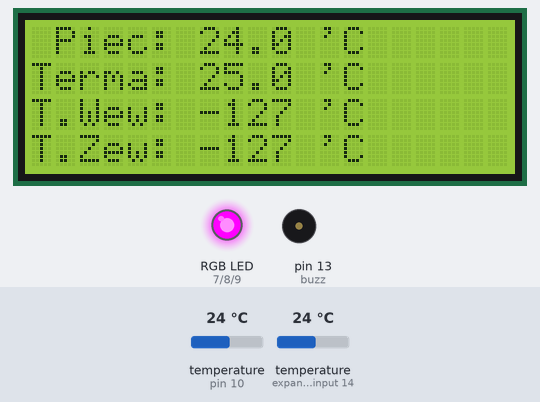
A sketch run on a simulated Arduino Uno, built with avr-gcc and run on an emulated ATmega328P. Parts: 20×4 character LCD, an RGB LED mixed from three pins (HIGH = lit), buzzer (waves = sounding, pin HIGH). The inputs (shaded band) are chosen by the test bench; at power-on: temperature (sensors on pin 10, expander input 14) 24 °C. What the sketch prints to the serial monitor is not drawn.

Above: at 10.3 s.
10.4 s: temperature (sensor on pin 10) set to 12 °C
At 13.4 s:
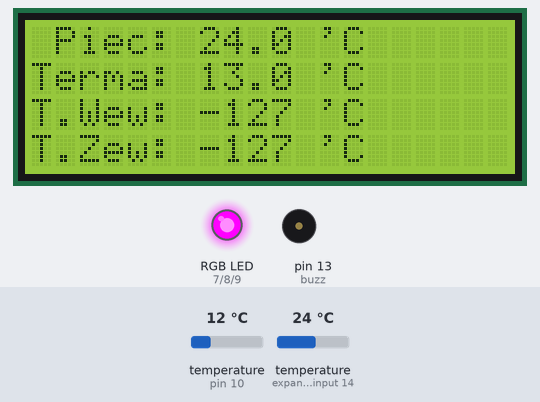
14.1 s: temperature (sensor on expander input 14) set to 19 °C
At 16.4 s:
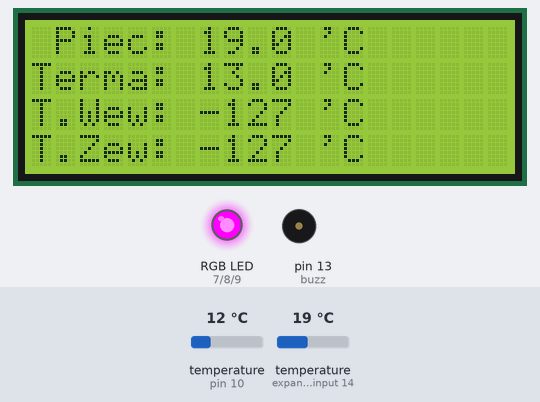
17.4 s: temperature (sensor on pin 10) set to 28 °C
At 19.6 s:
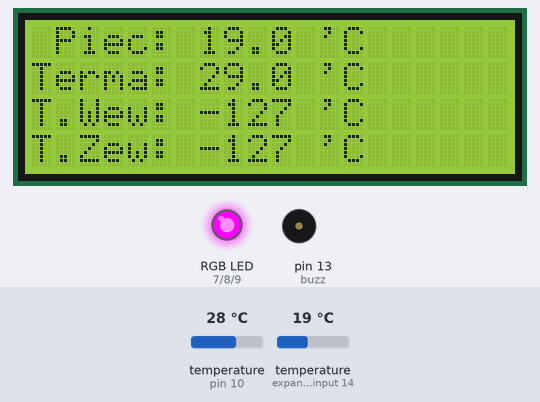
20.6 s: temperature (sensor on expander input 14) set to 33 °C
At 23.6 s:
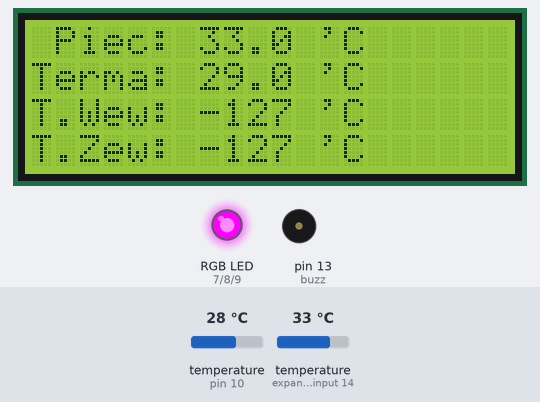
23.9 s: temperature (sensor on pin 10) set to 41 °C
At 26.8 s:
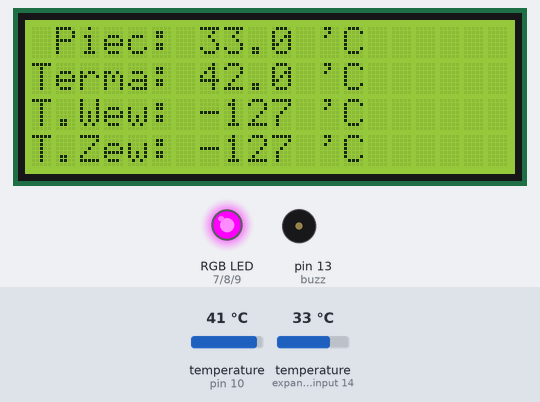
27.1 s: temperature (sensor on expander input 14) set to 2 °C
At 30.0 s:
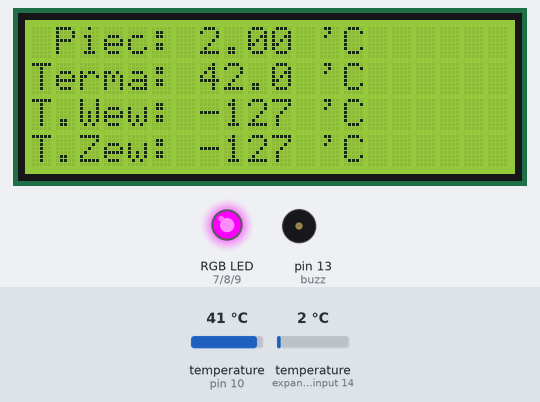
Timing chart, 0 to 31.4 s (numbered marks = the images above; inputs shaded):
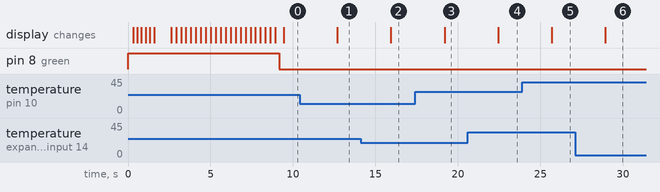

Measured:
- after the input at 10.4 s, the display: changes after 2.3 s (image 1)
- after the input at 14.1 s, the display: changes after 1.8 s (image 2)
- after the input at 17.4 s, the display: changes after 1.8 s (image 3)
- after the input at 20.6 s, the display: changes after 1.8 s (image 4)
- after the input at 23.9 s, the display: changes after 1.8 s (image 5)
- after the input at 27.1 s, the display: changes after 1.8 s (image 6)

The sketch:

TermometrDomv4.ino
```cpp
#include <OneWire.h>
#include <Wire.h>
#include <DallasTemperature.h>
#include <LiquidCrystal_I2C.h>
int buzz=13;
int red=7;
int green=8;
int blue=9;
int buzzerBeepCount = 0;
bool alert = false;
#define ONE_WIRE_BUS 10 //szyna danych termometr
#define TEMPERATURE_PRECISION 9 // dokładność pomiaru

// LCD
LiquidCrystal_I2C lcd(0x27, 2, 1, 0, 4, 5, 6, 7, 3, POSITIVE);

// Setup a oneWire instance to communicate with any OneWire devices (not just Maxim/Dallas temperature ICs)
OneWire oneWire(ONE_WIRE_BUS);

// Pass our oneWire reference to Dallas Temperature.
DallasTemperature sensors(&oneWire);

int numberOfDevices; // Number of temperature devices found

DeviceAddress tempDeviceAddress; // We'll use this variable to store a found device address

void setup(void)
{
  // start serial port
  Serial.begin(9600);
  Serial.println("Dallas Temperature IC Control Library");

  // dioda RGB
  pinMode(red, OUTPUT);
  pinMode(green, OUTPUT);
  pinMode(blue, OUTPUT);
  digitalWrite(red, HIGH);
  digitalWrite(green, HIGH);
  digitalWrite(blue, LOW);

  // LCD
  lcd.begin(20,4);

  // MRUGNIĘCIA
  for(int i = 0; i< 3; i++)
  {
    lcd.backlight();
    delay(250);
    lcd.noBacklight();
    delay(250);
  }
  lcd.backlight(); //podświetlenie włączone

  lcd.setCursor(0,0);
  lcd.print("Witaj!");
  delay(1000);
  lcd.setCursor(0,1);
  lcd.print("Odczyt temperatur..");
  lcd.setCursor(0,3);
  lcd.print("Wersja: 1.1 by GM");
  lcd.setCursor(0,2);

  loadTemps();


  //Buzzer
  pinMode(13, OUTPUT);

  // Start up the library
  sensors.begin();

  // Grab a count of devices on the wire
  numberOfDevices = sensors.getDeviceCount();

  // locate devices on the bus
  Serial.print("Locating devices...");
  Serial.print("Found ");
  Serial.print(numberOfDevices, DEC);
  Serial.println(" devices.");

  // report parasite power requirements
  Serial.print("Parasite power is: ");
  if (sensors.isParasitePowerMode()) Serial.println("ON");
  else Serial.println("OFF");

  // Loop through each device, print out address
  for(int i=0;i<numberOfDevices; i++)
  {
    // Search the wire for address
    if(sensors.getAddress(tempDeviceAddress, i))
	{
		Serial.print("Found device ");
		Serial.print(i, DEC);
		Serial.print(" with address: ");
		printAddress(tempDeviceAddress);
		Serial.println();

		Serial.print("Setting resolution to ");
		Serial.println(TEMPERATURE_PRECISION, DEC);

		// set the resolution to TEMPERATURE_PRECISION bit (Each Dallas/Maxim device is capable of several different resolutions)
		sensors.setResolution(tempDeviceAddress, TEMPERATURE_PRECISION);

		Serial.print("Resolution actually set to: ");
		Serial.print(sensors.getResolution(tempDeviceAddress), DEC);
		Serial.println();
	}else{
		Serial.print("Found ghost device at ");
		Serial.print(i, DEC);
		Serial.print(" but could not detect address. Check power and cabling");
	}
  }
  digitalWrite(green, LOW);
  digitalWrite(blue, HIGH);
}

// function to print the temperature for a device
void printTemperature(DeviceAddress deviceAddress)
{
  // method 1 - slower
  //Serial.print("Temp C: ");
  //Serial.print(sensors.getTempC(deviceAddress));
  //Serial.print(" Temp F: ");
  //Serial.print(sensors.getTempF(deviceAddress)); // Makes a second call to getTempC and then converts to Fahrenheit

  // method 2 - faster
  float tempC = sensors.getTempC(deviceAddress);
  Serial.print("Temp C: ");
  Serial.print(tempC);
  Serial.print(" Temp F: ");
  Serial.println(DallasTemperature::toFahrenheit(tempC)); // Converts tempC to Fahrenheit
}


void loop(void)
{
  // call sensors.requestTemperatures() to issue a global temperature
  // request to all devices on the bus
  Serial.print("Requesting temperatures...");
  sensors.requestTemperatures(); // Send the command to get temperatures
  Serial.println("DONE");


  // Loop through each device, print out temperature data
  for(int i=0;i<numberOfDevices; i++)
  {
    // Search the wire for address
    if(sensors.getAddress(tempDeviceAddress, i))
	{
		// Output the device ID
		Serial.print("Temperature for device: ");
		Serial.println(i,DEC);

		// It responds almost immediately. Let's print out the data
		printTemperature(tempDeviceAddress); // Use a simple function to print out the data
	}
	//else ghost device! Check your power requirements and cabling

  }


      //LCD//

  float tempPiec = sensors.getTempCByIndex(1);
  lcd.setCursor(0,0);
  lcd.print(" Piec: ");

  if(tempPiec >= 80) // temp. alarmu
  {
         if(alert == false)
         {
             digitalWrite(red, LOW);
             digitalWrite(green, HIGH);
             digitalWrite(blue, HIGH);
             alert = true;
         }
         if(buzzerBeepCount < 5)
         {
            // buzzerBeepCount = buzzerBeepCount + 1
            // buzzerBeepCount += 1;
             buzzerBeepCount ++;
             tone (buzz, 3000, 1000);
         }

   }
   else{
         if(alert == true)
         {
             digitalWrite(red, HIGH);
             digitalWrite(green, LOW);
             digitalWrite(blue, HIGH);
             alert = false;
         }
         if(buzzerBeepCount > 0)
         {
             buzzerBeepCount = 0;
         }
  }

  printOwenTempOnScreen(tempPiec);
  printTermaOnScreen(1, "Terma: ",0);
  printOtherTempsOnScreen(2, "T.Wew: ",3);
  printOtherTempsOnScreen(3, "T.Zew: ",2);

  //lcd.setCursor(0,1);
  //lcd.print("Terma: ");
  //lcd.print(sensors.getTempCByIndex(0)+5);
  //lcd.setCursor(11,1);
  //lcd.print(" 'C");

  //T. WEW
  //lcd.setCursor(0,2);
  //lcd.print("T.Wew: ");
  //lcd.print(sensors.getTempCByIndex(3));
  //lcd.setCursor(11,2);
  //lcd.print(" 'C");

  //T. ZEW
  //lcd.setCursor(0,3);
  //lcd.print("T.Zew: ");
  //lcd.print(sensors.getTempCByIndex(2));
  //lcd.setCursor(11,3);
  //lcd.print(" 'C");

  lcd.setCursor(0,0);
  delay(3000);
}

void loadTemps()
{
     delay(300);
     for(int index = 0; index < 20; index ++)
     {
          lcd.print(">");
          delay(300);
     }
     lcd.clear();
}


void printOwenTempOnScreen(float tempPiec)
{
     lcd.print(tempPiec);
     lcd.setCursor(11,0);
     lcd.print(" 'C");
}
void printTermaOnScreen(int cursorPosition, String nameToDisplay, int sensorIndex)
{
     lcd.setCursor(0,cursorPosition);
     lcd.print(nameToDisplay);
     lcd.print(sensors.getTempCByIndex(sensorIndex) + 1);
     lcd.setCursor(11,cursorPosition);
     lcd.print(" 'C");
}
void printOtherTempsOnScreen(int cursorPosition, String nameToDisplay, int sensorIndex)
{
     lcd.setCursor(0,cursorPosition);
     lcd.print(nameToDisplay);
     lcd.print(sensors.getTempCByIndex(sensorIndex));
     lcd.setCursor(11,cursorPosition);
     lcd.print(" 'C");
}
// function to print a device address
void printAddress(DeviceAddress deviceAddress)
{
     for (uint8_t i = 0; i < 8; i++)
     {
        if (deviceAddress[i] < 16) Serial.print("0");
        Serial.print(deviceAddress[i], HEX);
     }
}
```
